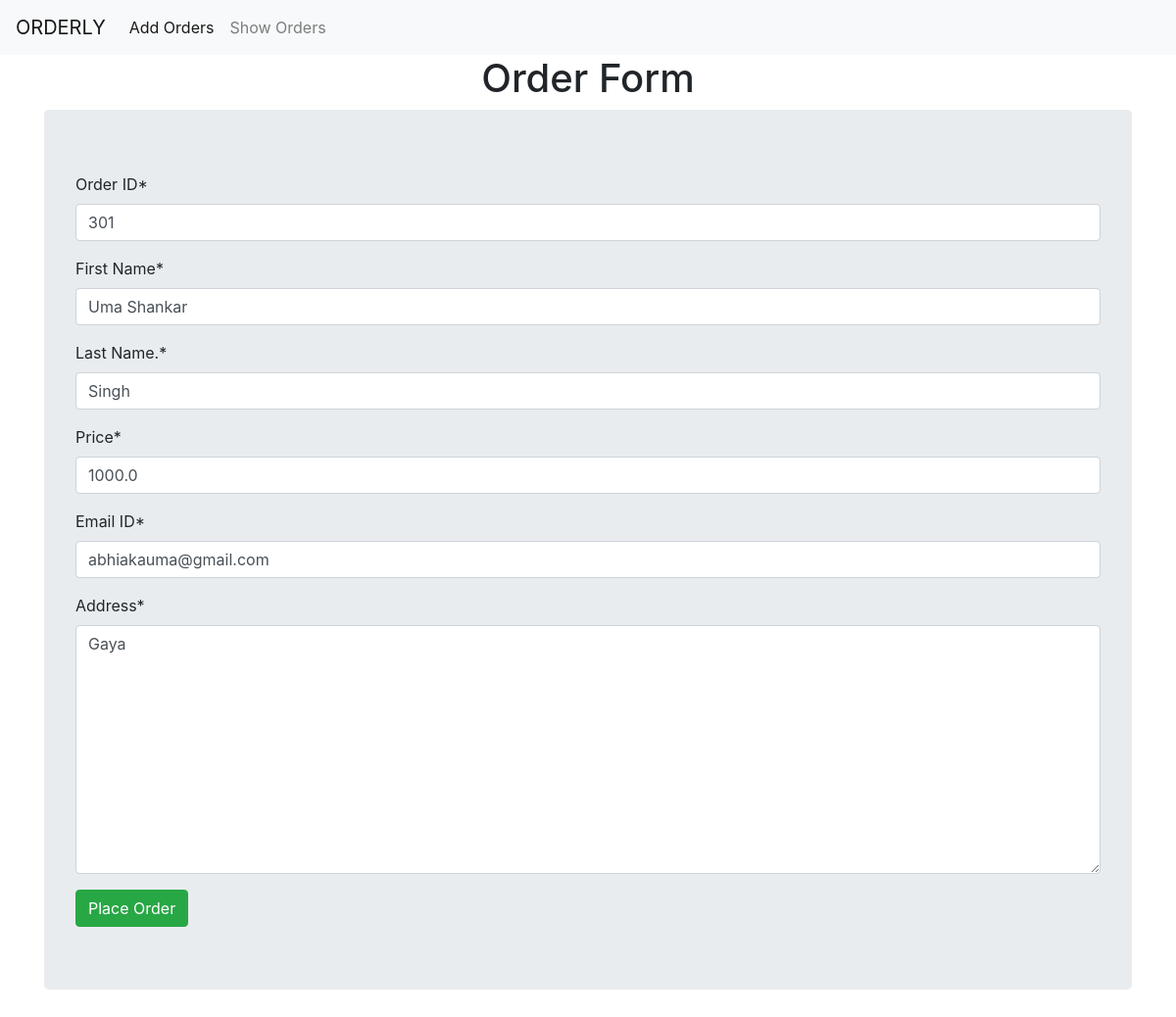
The app's page /up/301 with its own data.
### orders/models.py (models this page shows, shortened)
class Orders(models.Model):
    oid = models.IntegerField(primary_key=True)
    fname = models.CharField(max_length=20)
    lname = models.CharField(max_length=20)
    price = models.FloatField()
    mail = models.EmailField()
    addr = models.CharField(max_length=50)

### orders/views.py (the view)
# urls.py: path('up/<int:f_oid>', views.updateView, name= 'update_url'),
def updateView(request, f_oid):
    obj = Orders.objects.get(oid=f_oid)
    form = OrderForm(instance=obj)
    if request.method == 'POST':
        form = OrderForm(request.POST, instance=obj)
        if form.is_valid():
            form.save()
            return redirect('show_url')
    template_name = 'orders/orders.html'
    context = {'form': form}
    return render(request, template_name, context)

### orders/forms.py
class OrderForm(forms.ModelForm):
    class Meta:
        model = Orders
        fields = '__all__'
        labels = {
            'oid': 'Order ID',
            'fname' : 'First Name',
            'lname' : 'Last Name.' ,
            'price' : 'Price' ,
            'mail' : 'Email ID',
            'addr' : 'Address' ,
        }
        widgets  ={
            'oid' : forms.NumberInput(attrs={'placeholder': 'eg. 101'}),
            'fname' : forms.TextInput(attrs={'placeholder': 'eg. UmaShankar'}),
            'lname' : forms.TextInput(attrs={'placeholder': 'eg. Singh'}),
            'price' : forms.NumberInput(attrs={'placeholder': 'eg. 10000'}),
            'mail' : forms.EmailInput(attrs={'placeholder': 'eg. abc@gmail.com'}),
            'addr' : forms.Textarea(attrs={'placeholder': 'eg. IN'}),
        }

### orders/templates/orders/orders.html (shortened to what this page needs)
{% extends 'orders/layout.html' %}
{% load crispy_forms_tags %}
{% block content %}
<center><h1>Order Form</h1></center>
<div class="container">
    <form method="post" class="jumbotron">
        {{form|crispy}}
        <input type="submit" value="Place Order" class="btn btn-success">
    </form>
</div>
{% endblock %}

### records on screen
Orders: oid "301", fname "Uma Shankar", lname "Singh", price "1000.0", mail "abhiakauma@gmail.com", addr "Gaya"
